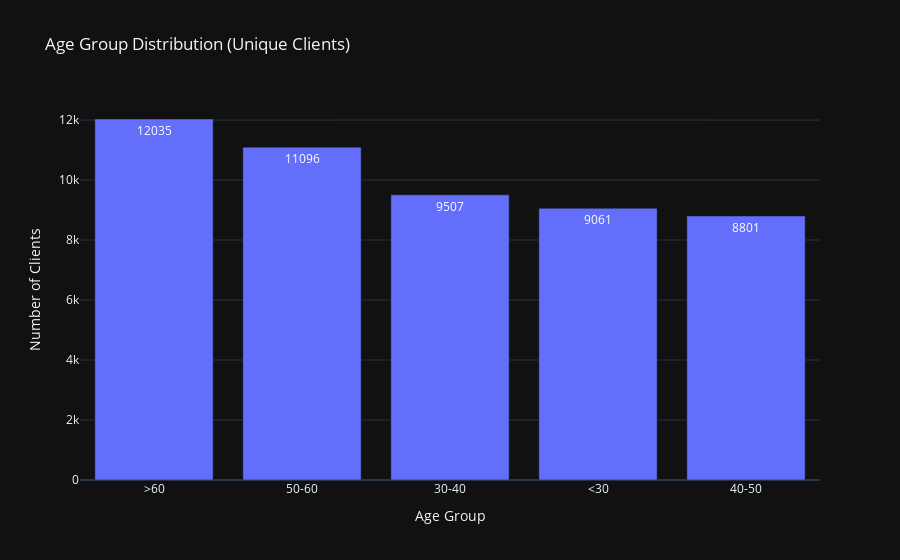

The notebook cell saved with this chart:
### Code cell
# Create age groups for the deduplicated dataset
df_unique_clients['age_group'] = pd.cut(
    df_unique_clients['clnt_age'],
    bins=[0, 30, 40, 50, 60, 100],
    labels=['<30', '30-40', '40-50', '50-60', '>60']
)

# Count unique clients in each age group
age_group_counts = df_unique_clients['age_group'].value_counts().reset_index()
age_group_counts.columns = ['age_group', 'count']

# Create a bar chart for age group distribution
fig_age_group = px.bar(
    age_group_counts,
    x='age_group', 
    y='count',
    title='Age Group Distribution (Unique Clients)',
    labels={'age_group': 'Age Group', 'count': 'Number of Clients'},
    text='count'
)

# Customize the layout
fig_age_group.update_layout(
    xaxis_title='Age Group',
    yaxis_title='Number of Clients',
    template='plotly_dark'
)

# Show the chart
fig_age_group.show()

### Figure 1 — Plotly figure (JSON) as saved in the notebook; plotly's stock layout.template omitted (floating-point values rounded to 4 significant figures)
{"data": [{"alignmentgroup": "True", "hovertemplate": "Age Group=%{x}<br>Number of Clients=%{text}<extra></extra>", "legendgroup": "", "marker": {"color": "#636efa", "pattern": {"shape": ""}}, "name": "", "offsetgroup": "", "orientation": "v", "showlegend": false, "text": [12035, 11096, 9507, 9061, 8801], "textposition": "auto", "type": "bar", "x": [">60", "50-60", "30-40", "<30", "40-50"], "xaxis": "x", "y": [12035, 11096, 9507, 9061, 8801], "yaxis": "y"}], "layout": {"barmode": "relative", "legend": {"tracegroupgap": 0}, "title": {"text": "Age Group Distribution (Unique Clients)"}, "xaxis": {"anchor": "y", "domain": [0, 1], "title": {"text": "Age Group"}}, "yaxis": {"anchor": "x", "domain": [0, 1], "title": {"text": "Number of Clients"}}}}
